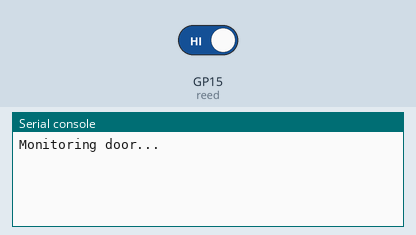
This program was run on a simulated Raspberry Pi Pico running MicroPython. On the bench: the last lines printed to the serial console. Inputs (shaded band) come from the test bench; at power-on: GP15 (reed) HIGH.

Above: at 1.2 s.
1.3 s: GP15 (reed) driven LOW
At 2.4 s:
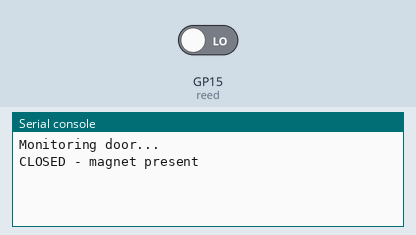
2.8 s: GP15 (reed) driven HIGH
At 3.5 s:
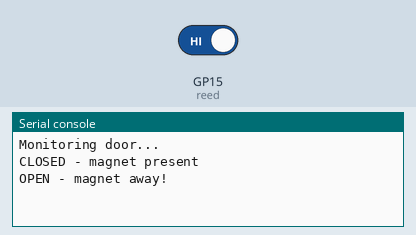

Measured:
- after the input at 1.3 s, the serial console: prints a new line at once (image 1)
- after the input at 2.8 s, the serial console: prints a new line at once (image 2)

The program:

example_2.py
```python
# MicroPython example for RP2040 Pico that monitors a reed switch on GP15 with pull-up, performs debounce, and prints OPEN/CLOSED events to the console.
#
# Buy this module: https://shillehtek.com/products/reed-switch-magnetic-sensor-normally-open-arduino-esp32
# Full manual: https://shillehtek.com/blogs/shillehtek-product-manuals/reed-switch-magnetic-sensor-normally-open-arduino-esp32-manual
# More examples: https://github.com/shillehbean/shillehtek-examples
#

# Reed Switch Door Monitor - Pico MicroPython Example
# Lead 1 -> GP15, Lead 2 -> GND

from machine import Pin
import time

reed = Pin(15, Pin.IN, Pin.PULL_UP)   # 1 = open, 0 = magnet present
last = reed.value()

print("Monitoring door...")

while True:
    state = reed.value()
    if state != last:
        time.sleep_ms(30)             # debounce
        state = reed.value()
        if state != last:
            if state == 0:
                print("CLOSED - magnet present")
            else:
                print("OPEN - magnet away!")
            last = state
    time.sleep_ms(10)
```
